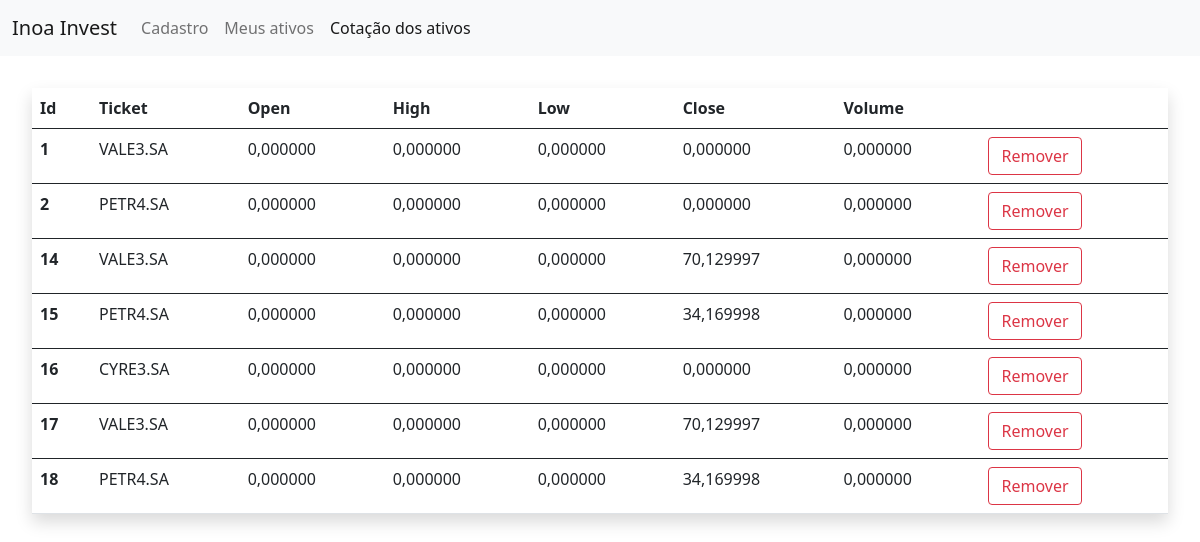
Page /cotacao/ on the committed database.
### app_inoa/models.py (models this page shows, shortened)
class QuotedPrice(models.Model):
    item = models.ForeignKey(Item, on_delete=models.CASCADE)
    open = models.DecimalField(default=0, max_digits=20, decimal_places=6)
    high = models.DecimalField(default=0, max_digits=20, decimal_places=6)
    low = models.DecimalField(default=0, max_digits=20, decimal_places=6)
    close = models.DecimalField(default=0, max_digits=20, decimal_places=6)
    volume = models.DecimalField(default=0, max_digits=20, decimal_places=6)
    dividends = models.DecimalField(default=0, max_digits=20, decimal_places=6)
    stock_splits = models.DecimalField(default=0, max_digits=20, decimal_places=6)
    created_at = models.DateTimeField(auto_now=True)

class Item(models.Model):
    nome = models.TextField(max_length=100)
    upper_limit = models.FloatField(default=0.0)
    lower_limit = models.FloatField(default=0.0)
    frequency = models.IntegerField(default=0)
    created_at = models.DateTimeField(auto_now=True)
    def __str__(self):
        return self.nome

### app_inoa/views.py (the view)
# urls.py: path('cotacao/', views.cotacao, name='cotacao'),
def cotacao(request):
            cotacao = QuotedPrice.objects.all()
            return render(request, 'cotacao.html',{'cotacao':cotacao})

### app_inoa/templates/cotacao.html (shortened to what this page needs)
<!DOCTYPE html>
 {% load static %}
<html lang="pt-br">
  <head>
    <link
      href="https://cdn.jsdelivr.net/npm/bootstrap@5.0.2/dist/css/bootstrap.min.css"
      rel="stylesheet"
    />
     <link rel="stylesheet" href="{% static 'css/style.css' %}" />
  </head>
  <body>
    <nav class="navbar navbar-expand-lg navbar-light bg-light">
        <div class="container-fluid">
          <a class="navbar-brand">Inoa Invest</a>
          <div class="collapse navbar-collapse" id="navbarText">
            <ul class="navbar-nav me-auto mb-2 mb-lg-0">
              <li class="nav-item">
                <a
                  class="nav-link"
                  aria-current="page"
                  href="{% url "get_ativos" %}"
                  >Cadastro</a
                >
              </li>
              <li class="nav-item">
                <a
                  class="nav-link"
                  aria-current="page"
                  href="{% url "monitora" %}"
                  >Meus ativos </a
                >
              </li>
              <li class="nav-item">
                <a class="nav-link active" href="{% url 'cotacao' %}">Cotação dos ativos</a>
              </li>
            </ul>
          </div>
        </div>
      </nav>
    <div class="pd-th mg-th">
      <div acton="update" >
        <table class="table table-hover shadow p-3 mb-5 bg-white">
          <thead>
            <tr>
              <th scope="col">Id</th>
              <th scope="col">Ticket</th>
              <th scope="col">Open</th>
              <th scope="col">High</th>
              <th scope="col">Low</th>
              <th scope="col">Close</th>
              <th scope="col">Volume</th>
              <th scope="col"></th>
            </tr>
          </thead>
          {% for item in cotacao %}
          <tbody id="minha-tabela">
            <tr id="tickets">
              <th scope="row">{{item.id}}</th>
              <td>{{item.item}}</td>
              <td>{{item.open}}</td>
              <td>{{item.high}}</td>
              <td>{{item.low}}</td>
              <td>{{item.close}}</td>
              <td>{{item.volume}}</td>
              <td>
                <form method="post" action="{% url 'remover_monitorado' item.id %}">
                  <button type="submit" class="btn btn-outline-danger">Remover</button>
                </form>
              </td>
            </tr>
          </tbody>
          {% endfor %}
        </table>
      </div>
  </body>
</html>

### app_inoa/static/css/style.css (style rules this page uses)
.pd-th { padding: 1rem; }
.mg-th { margin:1rem; }

### rows in the picture
QuotedPrice: id "1", item "VALE3.SA", open "0,000000", high "0,000000", low "0,000000", close "0,000000", volume "0,000000"
QuotedPrice: id "2", item "PETR4.SA", open "0,000000", high "0,000000", low "0,000000", close "0,000000", volume "0,000000"
QuotedPrice: id "14", item "VALE3.SA", open "0,000000", high "0,000000", low "0,000000", close "70,129997", volume "0,000000"
QuotedPrice: id "15", item "PETR4.SA", open "0,000000", high "0,000000", low "0,000000", close "34,169998", volume "0,000000"
QuotedPrice: id "16", item "CYRE3.SA", open "0,000000", high "0,000000", low "0,000000", close "0,000000", volume "0,000000"
QuotedPrice: id "17", item "VALE3.SA", open "0,000000", high "0,000000", low "0,000000", close "70,129997", volume "0,000000"
QuotedPrice: id "18", item "PETR4.SA", open "0,000000", high "0,000000", low "0,000000", close "34,169998", volume "0,000000"
